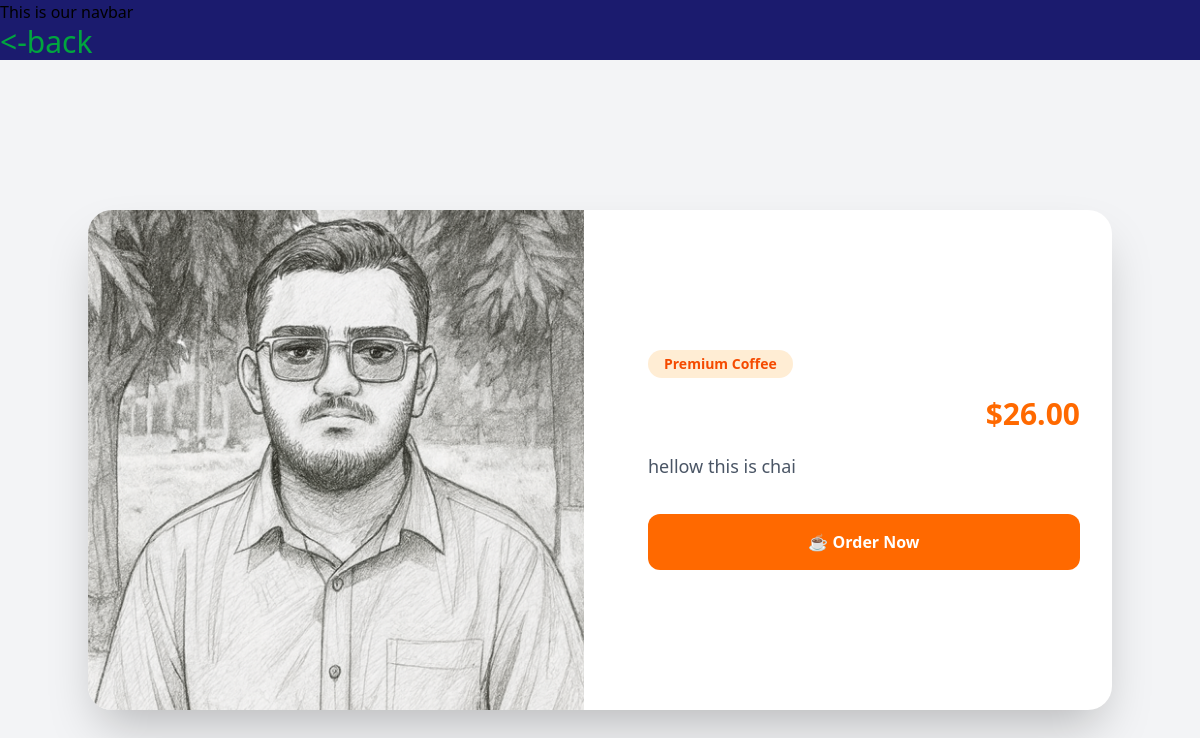
The page /coffe/1/ on the database its author committed.
### coffe/models.py (models this page shows)
class ChaiVarity(models.Model):
    CHAI_TYPE_CHOICE = [
        ('ML','MASALA'),
        ('GR','GINGER'),
        ('KL','KIWI'),
        ('PL','PLAIN'),
        ('EL','ELACHI'),
    ]
    name = models.CharField(max_length = 100)
    image = models.ImageField(upload_to='chai/')
    data_added = models.DateTimeField(default = timezone.now)
    type = models.CharField(max_length=2,choices=CHAI_TYPE_CHOICE)
    description = models.TextField(default = '')
    price = models.DecimalField(max_digits=10, decimal_places=2)

### coffe/views.py (the view)
# urls.py: path('<int:coffe_id>/',views.coffe_details,name='coffe_details'),
def coffe_details(request,coffe_id):
    coffe = get_object_or_404(ChaiVarity,pk=coffe_id)
    return render(request,'coffe/coffe_details.html',{'coffe':coffe})

### coffe/templates/coffe/coffe_details.html (shortened to what this page needs)
{% extends "layout.html" %}
{% block content %}
<a href="{% url 'all_coffe' %}" class='bg-amber-600 size-20'>
    <p class='text-3xl text-green-600'><-back</p>
</a>
<div class="min-h-screen bg-gray-100 flex items-center justify-center py-10 px-4">
    <div class="max-w-5xl w-full bg-white rounded-3xl shadow-2xl overflow-hidden">
        <div class="grid md:grid-cols-2 gap-8">
            <div class="h-[500px] overflow-hidden">
                <img
                    src="{{ coffe.image.url }}"
                    alt="{{ coffe.name }}"
                    class="w-full h-full object-cover hover:scale-105 transition duration-500"
                >
            </div>
            <div class="p-8 flex flex-col justify-center">
                <span class="inline-block bg-orange-100 text-orange-600 text-sm font-semibold px-4 py-1 rounded-full mb-4 w-fit">
                    Premium Coffee
                </span>
                <div class="flex justify-between items-center mb-4">
                    <h1 class="text-4xl font-bold text-gray-800">
                    </h1>
                    <span class="text-3xl font-bold text-orange-500">
                        ${{ coffe.price }}
                    </span>
                </div>
                <p class="text-gray-600 leading-8 text-lg">
                    {{ coffe.description }}
                </p>
                <button class="mt-8 bg-orange-500 hover:bg-orange-600 text-white font-semibold py-4 rounded-xl transition duration-300">
                    ☕ Order Now
                </button>
            </div>
        </div>
    </div>
</div>
{% endblock %}

### static/style.css (style rules this page uses)
body { background-color: rgb(27, 27, 110); }
h1 { font: 100px; font-weight: bold; color: white; }

### rows shown on the page
ChaiVarity: image (picture), price "26.00", description "hellow this is chai"
